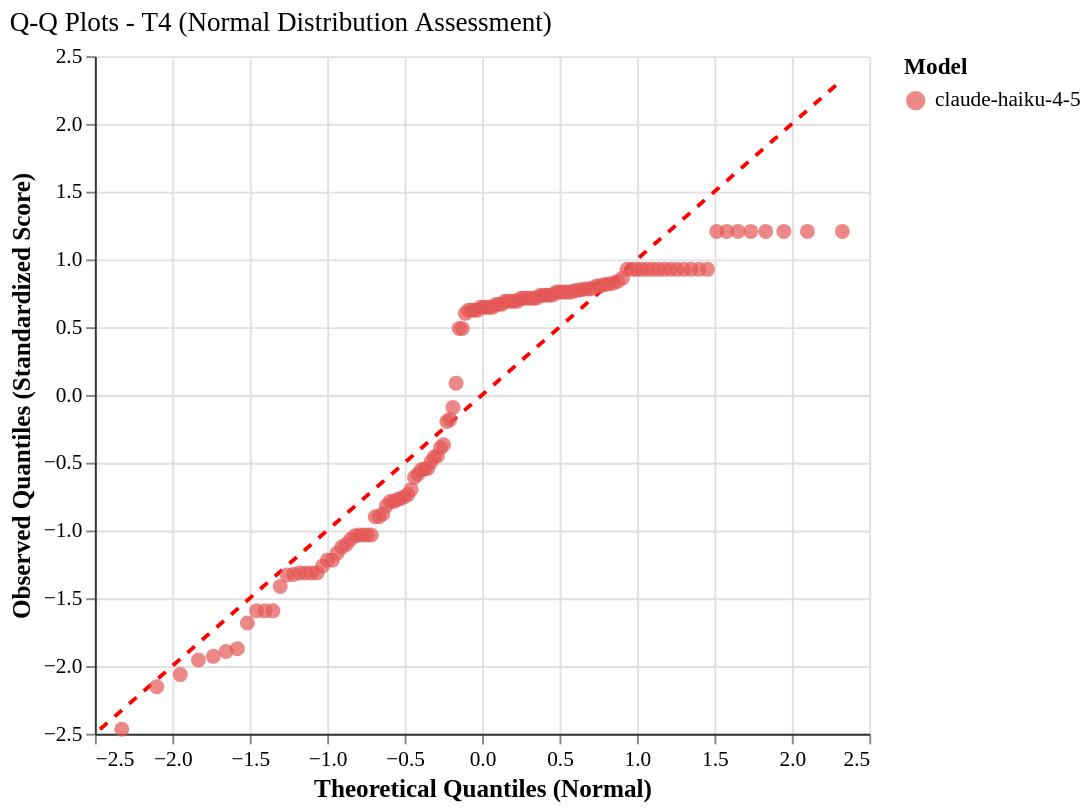

This figure's Vega-Lite source:
### Vega-Lite specification from a JSON file in a GitHub repository (floating-point values rounded to 4 significant figures)
{"config": {"font": "serif", "axis": {"labelFontSize": 11, "titleFontSize": 13, "gridColor": "#e0e0e0", "domainColor": "#333333"}, "legend": {"labelFontSize": 11, "titleFontSize": 12}, "title": {"fontSize": 14, "anchor": "start", "fontWeight": "normal"}, "view": {"stroke": null, "continuousWidth": 400, "continuousHeight": 300, "strokeWidth": 0}, "mark": {"tooltip": true}}, "layer": [{"data": {"name": "data-6c79daae67561be09eb7a287556d1e6d"}, "mark": {"type": "line", "color": "red", "strokeDash": [5, 5], "strokeWidth": 2}, "encoding": {"x": {"field": "theoretical_quantile", "type": "quantitative"}, "y": {"field": "observed_quantile", "type": "quantitative"}}}, {"data": {"name": "data-fb1587e71573e003664f42198c03fab9"}, "mark": {"type": "circle", "opacity": 0.7, "size": 60}, "encoding": {"color": {"field": "agent_model", "scale": {"domain": ["claude-haiku-4-5"], "range": ["#E45756"]}, "title": "Model", "type": "nominal"}, "tooltip": [{"field": "agent_model", "title": "Model", "type": "nominal"}, {"field": "tier", "title": "Tier", "type": "ordinal"}, {"field": "theoretical_quantile", "format": ".2f", "title": "Theoretical Q", "type": "quantitative"}, {"field": "observed_quantile", "format": ".2f", "title": "Observed Q", "type": "quantitative"}, {"field": "original_score", "format": ".3f", "title": "Original Score", "type": "quantitative"}], "x": {"field": "theoretical_quantile", "scale": {"zero": false}, "title": "Theoretical Quantiles (Normal)", "type": "quantitative"}, "y": {"field": "observed_quantile", "scale": {"zero": false}, "title": "Observed Quantiles (Standardized Score)", "type": "quantitative"}}}], "height": 350, "title": "Q-Q Plots - T4 (Normal Distribution Assessment)", "width": 400, "$schema": "https://vega.github.io/schema/vega-lite/v6.1.0.json", "datasets": {"data-6c79daae67561be09eb7a287556d1e6d": [{"theoretical_quantile": -2.467, "observed_quantile": -2.467}, {"theoretical_quantile": 2.326, "observed_quantile": 2.326}], "data-fb1587e71573e003664f42198c03fab9": [{"agent_model": "claude-haiku-4-5", "tier": "T4", "theoretical_quantile": -2.326, "observed_quantile": -2.467, "original_score": 0.4533}, {"agent_model": "claude-haiku-4-5", "tier": "T4", "theoretical_quantile": -2.101, "observed_quantile": -2.153, "original_score": 0.5}, {"agent_model": "claude-haiku-4-5", "tier": "T4", "theoretical_quantile": -1.948, "observed_quantile": -2.063, "original_score": 0.5133}, {"agent_model": "claude-haiku-4-5", "tier": "T4", "theoretical_quantile": -1.831, "observed_quantile": -1.956, "original_score": 0.5293}, {"agent_model": "claude-haiku-4-5", "tier": "T4", "theoretical_quantile": -1.735, "observed_quantile": -1.929, "original_score": 0.5333}, {"agent_model": "claude-haiku-4-5", "tier": "T4", "theoretical_quantile": -1.653, "observed_quantile": -1.893, "original_score": 0.5387}, {"agent_model": "claude-haiku-4-5", "tier": "T4", "theoretical_quantile": -1.58, "observed_quantile": -1.873, "original_score": 0.5417}, {"agent_model": "claude-haiku-4-5", "tier": "T4", "theoretical_quantile": -1.515, "observed_quantile": -1.683, "original_score": 0.57}, {"agent_model": "claude-haiku-4-5", "tier": "T4", "theoretical_quantile": -1.456, "observed_quantile": -1.593, "original_score": 0.5833}, {"agent_model": "claude-haiku-4-5", "tier": "T4", "theoretical_quantile": -1.401, "observed_quantile": -1.593, "original_score": 0.5833}, {"agent_model": "claude-haiku-4-5", "tier": "T4", "theoretical_quantile": -1.351, "observed_quantile": -1.593, "original_score": 0.5833}, {"agent_model": "claude-haiku-4-5", "tier": "T4", "theoretical_quantile": -1.303, "observed_quantile": -1.414, "original_score": 0.61}, {"agent_model": "claude-haiku-4-5", "tier": "T4", "theoretical_quantile": -1.259, "observed_quantile": -1.329, "original_score": 0.6227}, {"agent_model": "claude-haiku-4-5", "tier": "T4", "theoretical_quantile": -1.216, "observed_quantile": -1.324, "original_score": 0.6233}, {"agent_model": "claude-haiku-4-5", "tier": "T4", "theoretical_quantile": -1.176, "observed_quantile": -1.313, "original_score": 0.625}, {"agent_model": "claude-haiku-4-5", "tier": "T4", "theoretical_quantile": -1.138, "observed_quantile": -1.313, "original_score": 0.625}, {"agent_model": "claude-haiku-4-5", "tier": "T4", "theoretical_quantile": -1.101, "observed_quantile": -1.313, "original_score": 0.625}, {"agent_model": "claude-haiku-4-5", "tier": "T4", "theoretical_quantile": -1.066, "observed_quantile": -1.313, "original_score": 0.625}, {"agent_model": "claude-haiku-4-5", "tier": "T4", "theoretical_quantile": -1.032, "observed_quantile": -1.264, "original_score": 0.6323}, {"agent_model": "claude-haiku-4-5", "tier": "T4", "theoretical_quantile": -0.9987, "observed_quantile": -1.219, "original_score": 0.639}, {"agent_model": "claude-haiku-4-5", "tier": "T4", "theoretical_quantile": -0.9669, "observed_quantile": -1.219, "original_score": 0.639}, {"agent_model": "claude-haiku-4-5", "tier": "T4", "theoretical_quantile": -0.936, "observed_quantile": -1.167, "original_score": 0.6467}, {"agent_model": "claude-haiku-4-5", "tier": "T4", "theoretical_quantile": -0.906, "observed_quantile": -1.123, "original_score": 0.6533}, {"agent_model": "claude-haiku-4-5", "tier": "T4", "theoretical_quantile": -0.8767, "observed_quantile": -1.103, "original_score": 0.6563}, {"agent_model": "claude-haiku-4-5", "tier": "T4", "theoretical_quantile": -0.8482, "observed_quantile": -1.064, "original_score": 0.662}, {"agent_model": "claude-haiku-4-5", "tier": "T4", "theoretical_quantile": -0.8204, "observed_quantile": -1.04, "original_score": 0.6657}, {"agent_model": "claude-haiku-4-5", "tier": "T4", "theoretical_quantile": -0.7932, "observed_quantile": -1.033, "original_score": 0.6667}, {"agent_model": "claude-haiku-4-5", "tier": "T4", "theoretical_quantile": -0.7665, "observed_quantile": -1.033, "original_score": 0.6667}, {"agent_model": "claude-haiku-4-5", "tier": "T4", "theoretical_quantile": -0.7404, "observed_quantile": -1.033, "original_score": 0.6667}, {"agent_model": "claude-haiku-4-5", "tier": "T4", "theoretical_quantile": -0.7148, "observed_quantile": -1.033, "original_score": 0.6667}, {"agent_model": "claude-haiku-4-5", "tier": "T4", "theoretical_quantile": -0.6897, "observed_quantile": -0.8987, "original_score": 0.6867}, {"agent_model": "claude-haiku-4-5", "tier": "T4", "theoretical_quantile": -0.665, "observed_quantile": -0.8987, "original_score": 0.6867}, {"agent_model": "claude-haiku-4-5", "tier": "T4", "theoretical_quantile": -0.6406, "observed_quantile": -0.8763, "original_score": 0.69}, {"agent_model": "claude-haiku-4-5", "tier": "T4", "theoretical_quantile": -0.6167, "observed_quantile": -0.8158, "original_score": 0.699}, {"agent_model": "claude-haiku-4-5", "tier": "T4", "theoretical_quantile": -0.5931, "observed_quantile": -0.7867, "original_score": 0.7033}, {"agent_model": "claude-haiku-4-5", "tier": "T4", "theoretical_quantile": -0.5698, "observed_quantile": -0.7867, "original_score": 0.7033}, {"agent_model": "claude-haiku-4-5", "tier": "T4", "theoretical_quantile": -0.5469, "observed_quantile": -0.771, "original_score": 0.7057}, {"agent_model": "claude-haiku-4-5", "tier": "T4", "theoretical_quantile": -0.5242, "observed_quantile": -0.7643, "original_score": 0.7067}, {"agent_model": "claude-haiku-4-5", "tier": "T4", "theoretical_quantile": -0.5018, "observed_quantile": -0.7508, "original_score": 0.7087}, {"agent_model": "claude-haiku-4-5", "tier": "T4", "theoretical_quantile": -0.4796, "observed_quantile": -0.7352, "original_score": 0.711}, {"agent_model": "claude-haiku-4-5", "tier": "T4", "theoretical_quantile": -0.4577, "observed_quantile": -0.6971, "original_score": 0.7167}, {"agent_model": "claude-haiku-4-5", "tier": "T4", "theoretical_quantile": -0.4359, "observed_quantile": -0.6075, "original_score": 0.73}, {"agent_model": "claude-haiku-4-5", "tier": "T4", "theoretical_quantile": -0.4144, "observed_quantile": -0.5851, "original_score": 0.7333}, {"agent_model": "claude-haiku-4-5", "tier": "T4", "theoretical_quantile": -0.3931, "observed_quantile": -0.5515, "original_score": 0.7383}, {"agent_model": "claude-haiku-4-5", "tier": "T4", "theoretical_quantile": -0.372, "observed_quantile": -0.547, "original_score": 0.739}, {"agent_model": "claude-haiku-4-5", "tier": "T4", "theoretical_quantile": -0.351, "observed_quantile": -0.5403, "original_score": 0.74}, {"agent_model": "claude-haiku-4-5", "tier": "T4", "theoretical_quantile": -0.3302, "observed_quantile": -0.4955, "original_score": 0.7467}, {"agent_model": "claude-haiku-4-5", "tier": "T4", "theoretical_quantile": -0.3095, "observed_quantile": -0.4574, "original_score": 0.7523}, {"agent_model": "claude-haiku-4-5", "tier": "T4", "theoretical_quantile": -0.2889, "observed_quantile": -0.4507, "original_score": 0.7533}, {"agent_model": "claude-haiku-4-5", "tier": "T4", "theoretical_quantile": -0.2685, "observed_quantile": -0.3902, "original_score": 0.7623}, {"agent_model": "claude-haiku-4-5", "tier": "T4", "theoretical_quantile": -0.2482, "observed_quantile": -0.3678, "original_score": 0.7657}, {"agent_model": "claude-haiku-4-5", "tier": "T4", "theoretical_quantile": -0.228, "observed_quantile": -0.1954, "original_score": 0.7913}, {"agent_model": "claude-haiku-4-5", "tier": "T4", "theoretical_quantile": -0.2078, "observed_quantile": -0.1819, "original_score": 0.7933}, {"agent_model": "claude-haiku-4-5", "tier": "T4", "theoretical_quantile": -0.1878, "observed_quantile": -0.09232, "original_score": 0.8067}, {"agent_model": "claude-haiku-4-5", "tier": "T4", "theoretical_quantile": -0.1678, "observed_quantile": 0.08687, "original_score": 0.8333}, {"agent_model": "claude-haiku-4-5", "tier": "T4", "theoretical_quantile": -0.1479, "observed_quantile": 0.49, "original_score": 0.8933}, {"agent_model": "claude-haiku-4-5", "tier": "T4", "theoretical_quantile": -0.1281, "observed_quantile": 0.49, "original_score": 0.8933}, {"agent_model": "claude-haiku-4-5", "tier": "T4", "theoretical_quantile": -0.1083, "observed_quantile": 0.602, "original_score": 0.91}, {"agent_model": "claude-haiku-4-5", "tier": "T4", "theoretical_quantile": -0.08855, "observed_quantile": 0.6244, "original_score": 0.9133}, {"agent_model": "claude-haiku-4-5", "tier": "T4", "theoretical_quantile": -0.06884, "observed_quantile": 0.6244, "original_score": 0.9133}, {"agent_model": "claude-haiku-4-5", "tier": "T4", "theoretical_quantile": -0.04915, "observed_quantile": 0.6244, "original_score": 0.9133}, {"agent_model": "claude-haiku-4-5", "tier": "T4", "theoretical_quantile": -0.02948, "observed_quantile": 0.6244, "original_score": 0.9133}, {"agent_model": "claude-haiku-4-5", "tier": "T4", "theoretical_quantile": -0.009826, "observed_quantile": 0.6468, "original_score": 0.9167}, {"agent_model": "claude-haiku-4-5", "tier": "T4", "theoretical_quantile": 0.009826, "observed_quantile": 0.6468, "original_score": 0.9167}, {"agent_model": "claude-haiku-4-5", "tier": "T4", "theoretical_quantile": 0.02948, "observed_quantile": 0.6468, "original_score": 0.9167}, {"agent_model": "claude-haiku-4-5", "tier": "T4", "theoretical_quantile": 0.04915, "observed_quantile": 0.6468, "original_score": 0.9167}, {"agent_model": "claude-haiku-4-5", "tier": "T4", "theoretical_quantile": 0.06884, "observed_quantile": 0.6468, "original_score": 0.9167}, {"agent_model": "claude-haiku-4-5", "tier": "T4", "theoretical_quantile": 0.08855, "observed_quantile": 0.667, "original_score": 0.9197}, {"agent_model": "claude-haiku-4-5", "tier": "T4", "theoretical_quantile": 0.1083, "observed_quantile": 0.6692, "original_score": 0.92}, {"agent_model": "claude-haiku-4-5", "tier": "T4", "theoretical_quantile": 0.1281, "observed_quantile": 0.6692, "original_score": 0.92}, {"agent_model": "claude-haiku-4-5", "tier": "T4", "theoretical_quantile": 0.1479, "observed_quantile": 0.6916, "original_score": 0.9233}, {"agent_model": "claude-haiku-4-5", "tier": "T4", "theoretical_quantile": 0.1678, "observed_quantile": 0.6916, "original_score": 0.9233}, {"agent_model": "claude-haiku-4-5", "tier": "T4", "theoretical_quantile": 0.1878, "observed_quantile": 0.6916, "original_score": 0.9233}, {"agent_model": "claude-haiku-4-5", "tier": "T4", "theoretical_quantile": 0.2078, "observed_quantile": 0.6916, "original_score": 0.9233}, {"agent_model": "claude-haiku-4-5", "tier": "T4", "theoretical_quantile": 0.228, "observed_quantile": 0.6916, "original_score": 0.9233}, {"agent_model": "claude-haiku-4-5", "tier": "T4", "theoretical_quantile": 0.2482, "observed_quantile": 0.7118, "original_score": 0.9263}, {"agent_model": "claude-haiku-4-5", "tier": "T4", "theoretical_quantile": 0.2685, "observed_quantile": 0.714, "original_score": 0.9267}, {"agent_model": "claude-haiku-4-5", "tier": "T4", "theoretical_quantile": 0.2889, "observed_quantile": 0.714, "original_score": 0.9267}, {"agent_model": "claude-haiku-4-5", "tier": "T4", "theoretical_quantile": 0.3095, "observed_quantile": 0.714, "original_score": 0.9267}, {"agent_model": "claude-haiku-4-5", "tier": "T4", "theoretical_quantile": 0.3302, "observed_quantile": 0.714, "original_score": 0.9267}, {"agent_model": "claude-haiku-4-5", "tier": "T4", "theoretical_quantile": 0.351, "observed_quantile": 0.714, "original_score": 0.9267}, {"agent_model": "claude-haiku-4-5", "tier": "T4", "theoretical_quantile": 0.372, "observed_quantile": 0.7342, "original_score": 0.9297}, {"agent_model": "claude-haiku-4-5", "tier": "T4", "theoretical_quantile": 0.3931, "observed_quantile": 0.7364, "original_score": 0.93}, {"agent_model": "claude-haiku-4-5", "tier": "T4", "theoretical_quantile": 0.4144, "observed_quantile": 0.7364, "original_score": 0.93}, {"agent_model": "claude-haiku-4-5", "tier": "T4", "theoretical_quantile": 0.4359, "observed_quantile": 0.7364, "original_score": 0.93}, {"agent_model": "claude-haiku-4-5", "tier": "T4", "theoretical_quantile": 0.4577, "observed_quantile": 0.7387, "original_score": 0.9303}, {"agent_model": "claude-haiku-4-5", "tier": "T4", "theoretical_quantile": 0.4796, "observed_quantile": 0.7588, "original_score": 0.9333}, {"agent_model": "claude-haiku-4-5", "tier": "T4", "theoretical_quantile": 0.5018, "observed_quantile": 0.7588, "original_score": 0.9333}, {"agent_model": "claude-haiku-4-5", "tier": "T4", "theoretical_quantile": 0.5242, "observed_quantile": 0.7588, "original_score": 0.9333}, {"agent_model": "claude-haiku-4-5", "tier": "T4", "theoretical_quantile": 0.5469, "observed_quantile": 0.7588, "original_score": 0.9333}, {"agent_model": "claude-haiku-4-5", "tier": "T4", "theoretical_quantile": 0.5698, "observed_quantile": 0.7588, "original_score": 0.9333}, {"agent_model": "claude-haiku-4-5", "tier": "T4", "theoretical_quantile": 0.5931, "observed_quantile": 0.7678, "original_score": 0.9347}, {"agent_model": "claude-haiku-4-5", "tier": "T4", "theoretical_quantile": 0.6167, "observed_quantile": 0.7723, "original_score": 0.9353}, {"agent_model": "claude-haiku-4-5", "tier": "T4", "theoretical_quantile": 0.6406, "observed_quantile": 0.7763, "original_score": 0.9359}, {"agent_model": "claude-haiku-4-5", "tier": "T4", "theoretical_quantile": 0.665, "observed_quantile": 0.7812, "original_score": 0.9367}, {"agent_model": "claude-haiku-4-5", "tier": "T4", "theoretical_quantile": 0.6897, "observed_quantile": 0.7812, "original_score": 0.9367}, {"agent_model": "claude-haiku-4-5", "tier": "T4", "theoretical_quantile": 0.7148, "observed_quantile": 0.7868, "original_score": 0.9375}, {"agent_model": "claude-haiku-4-5", "tier": "T4", "theoretical_quantile": 0.7404, "observed_quantile": 0.8036, "original_score": 0.94}, {"agent_model": "claude-haiku-4-5", "tier": "T4", "theoretical_quantile": 0.7665, "observed_quantile": 0.8059, "original_score": 0.9403}, {"agent_model": "claude-haiku-4-5", "tier": "T4", "theoretical_quantile": 0.7932, "observed_quantile": 0.8148, "original_score": 0.9417}, {"agent_model": "claude-haiku-4-5", "tier": "T4", "theoretical_quantile": 0.8204, "observed_quantile": 0.8195, "original_score": 0.9424}, {"agent_model": "claude-haiku-4-5", "tier": "T4", "theoretical_quantile": 0.8482, "observed_quantile": 0.826, "original_score": 0.9433}, {"agent_model": "claude-haiku-4-5", "tier": "T4", "theoretical_quantile": 0.8767, "observed_quantile": 0.8395, "original_score": 0.9453}, {"agent_model": "claude-haiku-4-5", "tier": "T4", "theoretical_quantile": 0.906, "observed_quantile": 0.8619, "original_score": 0.9487}, {"agent_model": "claude-haiku-4-5", "tier": "T4", "theoretical_quantile": 0.936, "observed_quantile": 0.9268, "original_score": 0.9583}, {"agent_model": "claude-haiku-4-5", "tier": "T4", "theoretical_quantile": 0.9669, "observed_quantile": 0.9268, "original_score": 0.9583}, {"agent_model": "claude-haiku-4-5", "tier": "T4", "theoretical_quantile": 0.9987, "observed_quantile": 0.9268, "original_score": 0.9583}, {"agent_model": "claude-haiku-4-5", "tier": "T4", "theoretical_quantile": 1.032, "observed_quantile": 0.9268, "original_score": 0.9583}, {"agent_model": "claude-haiku-4-5", "tier": "T4", "theoretical_quantile": 1.066, "observed_quantile": 0.9268, "original_score": 0.9583}, {"agent_model": "claude-haiku-4-5", "tier": "T4", "theoretical_quantile": 1.101, "observed_quantile": 0.9268, "original_score": 0.9583}, {"agent_model": "claude-haiku-4-5", "tier": "T4", "theoretical_quantile": 1.138, "observed_quantile": 0.9268, "original_score": 0.9583}, {"agent_model": "claude-haiku-4-5", "tier": "T4", "theoretical_quantile": 1.176, "observed_quantile": 0.9268, "original_score": 0.9583}, {"agent_model": "claude-haiku-4-5", "tier": "T4", "theoretical_quantile": 1.216, "observed_quantile": 0.9268, "original_score": 0.9583}, {"agent_model": "claude-haiku-4-5", "tier": "T4", "theoretical_quantile": 1.259, "observed_quantile": 0.9268, "original_score": 0.9583}, {"agent_model": "claude-haiku-4-5", "tier": "T4", "theoretical_quantile": 1.303, "observed_quantile": 0.9268, "original_score": 0.9583}, {"agent_model": "claude-haiku-4-5", "tier": "T4", "theoretical_quantile": 1.351, "observed_quantile": 0.9268, "original_score": 0.9583}, {"agent_model": "claude-haiku-4-5", "tier": "T4", "theoretical_quantile": 1.401, "observed_quantile": 0.9268, "original_score": 0.9583}, {"agent_model": "claude-haiku-4-5", "tier": "T4", "theoretical_quantile": 1.456, "observed_quantile": 0.9268, "original_score": 0.9583}, {"agent_model": "claude-haiku-4-5", "tier": "T4", "theoretical_quantile": 1.515, "observed_quantile": 1.207, "original_score": 1.0}, {"agent_model": "claude-haiku-4-5", "tier": "T4", "theoretical_quantile": 1.58, "observed_quantile": 1.207, "original_score": 1.0}, {"agent_model": "claude-haiku-4-5", "tier": "T4", "theoretical_quantile": 1.653, "observed_quantile": 1.207, "original_score": 1.0}, {"agent_model": "claude-haiku-4-5", "tier": "T4", "theoretical_quantile": 1.735, "observed_quantile": 1.207, "original_score": 1.0}, {"agent_model": "claude-haiku-4-5", "tier": "T4", "theoretical_quantile": 1.831, "observed_quantile": 1.207, "original_score": 1.0}, {"agent_model": "claude-haiku-4-5", "tier": "T4", "theoretical_quantile": 1.948, "observed_quantile": 1.207, "original_score": 1.0}, {"agent_model": "claude-haiku-4-5", "tier": "T4", "theoretical_quantile": 2.101, "observed_quantile": 1.207, "original_score": 1.0}, {"agent_model": "claude-haiku-4-5", "tier": "T4", "theoretical_quantile": 2.326, "observed_quantile": 1.207, "original_score": 1.0}]}}
